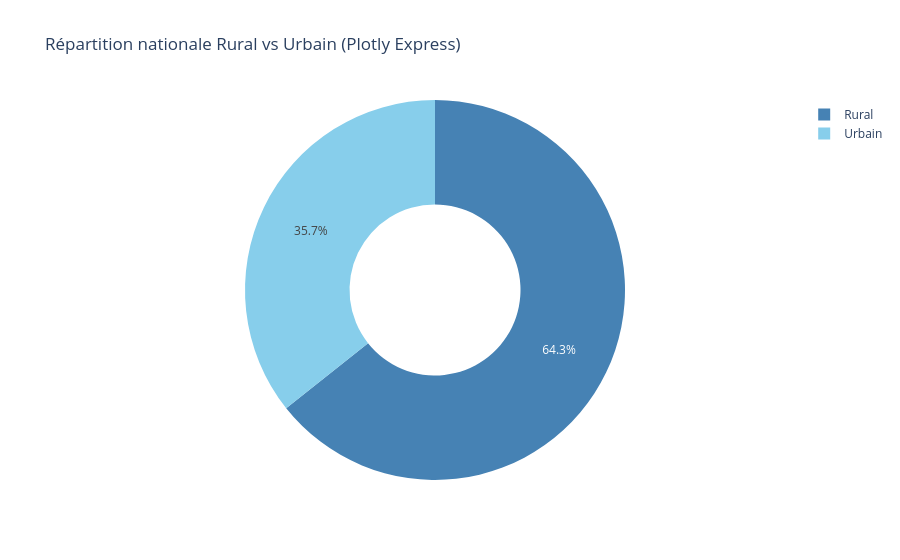

The notebook cell this image was saved under:
### Markdown cell above
### Diagramme interactif en anneau : Milieu Rural vs Urbain (Plotly Express)
- Objectif de la cellule : Visualiser la proportion nationale rural/urbain avec un graphique en anneau moderne.
- Action du code : Agrégation des effectifs par milieu et tracé d'un diagramme circulaire troué avec `px.pie()`.
- Résultat attendu : Diagramme interactif affichant les pourcentages exacts au survol.

### Code cell
milieu_summary = df['Milieu'].value_counts().reset_index()
milieu_summary.columns = ['Milieu', 'Nombre']
fig_milieu = px.pie(milieu_summary, names='Milieu', values='Nombre', hole=0.45, 
                    title="Répartition nationale Rural vs Urbain (Plotly Express)", 
                    color_discrete_sequence=['#4682B4', '#87CEEB'])
fig_milieu.show()

### Figure 1 — Plotly figure (JSON) as saved in the notebook; plotly's stock layout.template omitted (floating-point values rounded to 4 significant figures)
{"data": [{"domain": {"x": [0, 1], "y": [0, 1]}, "hole": 0.45, "hovertemplate": "Milieu=%{label}<br>Nombre=%{value}<extra></extra>", "labels": ["Rural", "Urbain"], "legendgroup": "", "name": "", "showlegend": true, "type": "pie", "values": [2183, 1211]}], "layout": {"legend": {"tracegroupgap": 0}, "piecolorway": ["#4682B4", "#87CEEB"], "title": {"text": "Répartition nationale Rural vs Urbain (Plotly Express)"}}}
